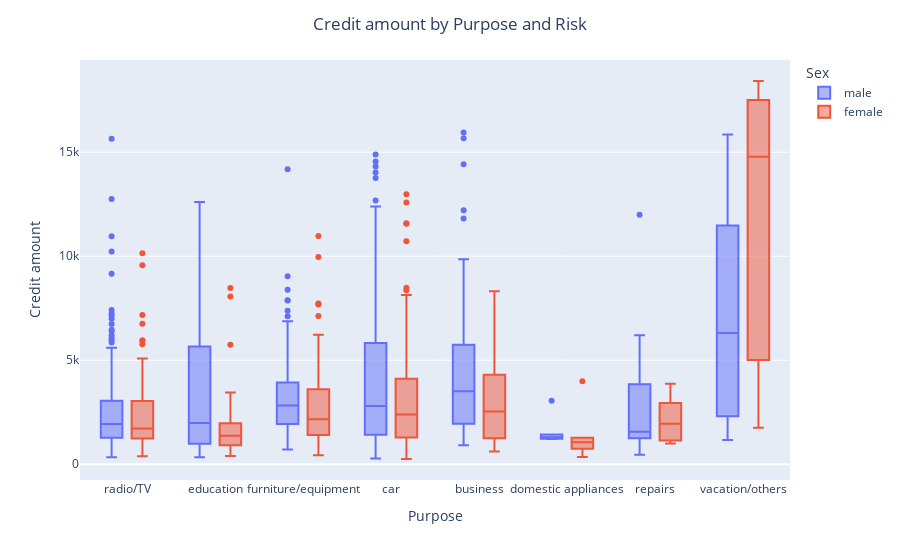

Notebook source saved alongside this figure:
### Code cell
fig = px.box(data_frame=df, x="Purpose", y="Credit amount", color="Sex", width=900)
fig.update_layout(title="Credit amount by Purpose and Risk", title_x=0.5)
fig.show()

### Figure 1 — Plotly figure (JSON) as saved in the notebook; plotly's stock layout.template omitted (floating-point values rounded to 4 significant figures; data arrays with more than 128 entries replaced by an {"elided": "..."} marker saying what was removed)
{"data": [{"alignmentgroup": "True", "hovertemplate": "Sex=male<br>Purpose=%{x}<br>Credit amount=%{y}<extra></extra>", "legendgroup": "male", "marker": {"color": "#636efa"}, "name": "male", "notched": false, "offsetgroup": "male", "orientation": "v", "showlegend": true, "type": "box", "x": {"elided": "690 str values"}, "x0": " ", "xaxis": "x", "y": {"elided": "690 int values"}, "y0": " ", "yaxis": "y"}, {"alignmentgroup": "True", "hovertemplate": "Sex=female<br>Purpose=%{x}<br>Credit amount=%{y}<extra></extra>", "legendgroup": "female", "marker": {"color": "#EF553B"}, "name": "female", "notched": false, "offsetgroup": "female", "orientation": "v", "showlegend": true, "type": "box", "x": {"elided": "310 str values"}, "x0": " ", "xaxis": "x", "y": {"elided": "310 int values"}, "y0": " ", "yaxis": "y"}], "layout": {"boxmode": "group", "legend": {"title": {"text": "Sex"}, "tracegroupgap": 0}, "margin": {"t": 60}, "title": {"text": "Credit amount by Purpose and Risk", "x": 0.5}, "width": 900, "xaxis": {"anchor": "y", "domain": [0, 1], "title": {"text": "Purpose"}}, "yaxis": {"anchor": "x", "domain": [0, 1], "title": {"text": "Credit amount"}}}}
